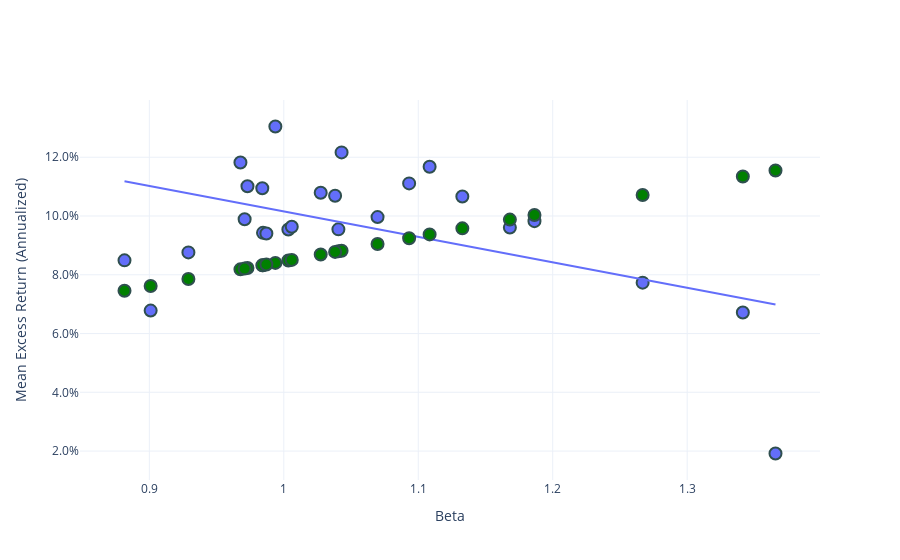

The notebook cell saved with this chart:
### Markdown cell above
# FIGURE (SML)

### Code cell
regr['port'] = mns.index
fig1 = px.scatter(
    regr,
    x="beta",
    y="empirical",
    hover_name="port",
    trendline="ols",
)
fig1.update_traces(
    marker=dict(size=12, line=dict(width=2, color="DarkSlateGrey")),
    selector=dict(mode="markers"),
)

fig2 = px.scatter(regr, x="beta", y="theoretical", hover_name="port")
fig2.update_traces(
    marker=dict(size=12, color='green', line=dict(width=2, color="DarkSlateGrey")),
    selector=dict(mode="markers"),
)
fig = go.Figure(data=fig1.data + fig2.data)

fig.update_layout(
    xaxis_title="Beta",
    yaxis_title="Mean Excess Return (Annualized)",
    yaxis_tickformat=".1%",
    template="plotly_white"
)
fig.show()

### Figure 1 — Plotly figure (JSON) as saved in the notebook; plotly's stock layout.template omitted (floating-point values rounded to 4 significant figures)
{"data": [{"hovertemplate": "<b>%{hovertext}</b><br><br>beta=%{x}<br>empirical=%{y}<extra></extra>", "hovertext": ["ME1-BM1", "ME1-BM2", "ME1-BM3", "ME1-BM4", "ME1-BM5", "ME2-BM1", "ME2-BM2", "ME2-BM3", "ME2-BM4", "ME2-BM5", "ME3-BM1", "ME3-BM2", "ME3-BM3", "ME3-BM4", "ME3-BM5", "ME4-BM1", "ME4-BM2", "ME4-BM3", "ME4-BM4", "ME4-BM5", "ME5-BM1", "ME5-BM2", "ME5-BM3", "ME5-BM4", "ME5-BM5"], "legendgroup": "", "marker": {"color": "#636efa", "line": {"color": "DarkSlateGrey", "width": 2}, "size": 12, "symbol": "circle"}, "mode": "markers", "name": "", "orientation": "v", "showlegend": false, "type": "scatter", "x": [1.366, 1.168, 1.041, 0.9678, 0.9937, 1.341, 1.133, 1.027, 0.973, 1.108, 1.267, 1.093, 0.9845, 0.984, 1.043, 1.186, 1.07, 1.003, 0.9709, 1.038, 0.9871, 0.9291, 0.8815, 0.901, 1.006], "xaxis": "x", "y": [0.01917, 0.09606, 0.09546, 0.1182, 0.1305, 0.06717, 0.1066, 0.1079, 0.1101, 0.1168, 0.07731, 0.1111, 0.09426, 0.1094, 0.1216, 0.09825, 0.09963, 0.0954, 0.09891, 0.1069, 0.09405, 0.08761, 0.08491, 0.06781, 0.09634], "yaxis": "y"}, {"hovertemplate": "<b>OLS trendline</b><br>empirical = -0.0866016 * beta + 0.188131<br>R<sup>2</sup>=0.240337<br><br>beta=%{x}<br>empirical=%{y} <b>(trend)</b><extra></extra>", "legendgroup": "", "marker": {"color": "#636efa", "symbol": "circle"}, "mode": "lines", "name": "", "showlegend": false, "type": "scatter", "x": [0.8815, 0.901, 0.9291, 0.9678, 0.9709, 0.973, 0.984, 0.9845, 0.9871, 0.9937, 1.003, 1.006, 1.027, 1.038, 1.041, 1.043, 1.07, 1.093, 1.108, 1.133, 1.168, 1.186, 1.267, 1.341, 1.366], "xaxis": "x", "y": [0.1118, 0.1101, 0.1077, 0.1043, 0.1041, 0.1039, 0.1029, 0.1029, 0.1027, 0.1021, 0.1012, 0.101, 0.09915, 0.09823, 0.09801, 0.09781, 0.09549, 0.09346, 0.09214, 0.09003, 0.08697, 0.08538, 0.07842, 0.07196, 0.06986], "yaxis": "y"}, {"hovertemplate": "<b>%{hovertext}</b><br><br>beta=%{x}<br>theoretical=%{y}<extra></extra>", "hovertext": ["ME1-BM1", "ME1-BM2", "ME1-BM3", "ME1-BM4", "ME1-BM5", "ME2-BM1", "ME2-BM2", "ME2-BM3", "ME2-BM4", "ME2-BM5", "ME3-BM1", "ME3-BM2", "ME3-BM3", "ME3-BM4", "ME3-BM5", "ME4-BM1", "ME4-BM2", "ME4-BM3", "ME4-BM4", "ME4-BM5", "ME5-BM1", "ME5-BM2", "ME5-BM3", "ME5-BM4", "ME5-BM5"], "legendgroup": "", "marker": {"color": "green", "line": {"color": "DarkSlateGrey", "width": 2}, "size": 12, "symbol": "circle"}, "mode": "markers", "name": "", "orientation": "v", "showlegend": false, "type": "scatter", "x": [1.366, 1.168, 1.041, 0.9678, 0.9937, 1.341, 1.133, 1.027, 0.973, 1.108, 1.267, 1.093, 0.9845, 0.984, 1.043, 1.186, 1.07, 1.003, 0.9709, 1.038, 0.9871, 0.9291, 0.8815, 0.901, 1.006], "xaxis": "x", "y": [0.1155, 0.09878, 0.088, 0.08184, 0.08403, 0.1134, 0.09579, 0.08688, 0.08228, 0.09373, 0.1071, 0.09244, 0.08325, 0.08321, 0.0882, 0.1003, 0.09046, 0.08485, 0.0821, 0.08779, 0.08347, 0.07856, 0.07454, 0.07619, 0.08506], "yaxis": "y"}], "layout": {"xaxis": {"title": {"text": "Beta"}}, "yaxis": {"tickformat": ".1%", "title": {"text": "Mean Excess Return (Annualized)"}}}}
